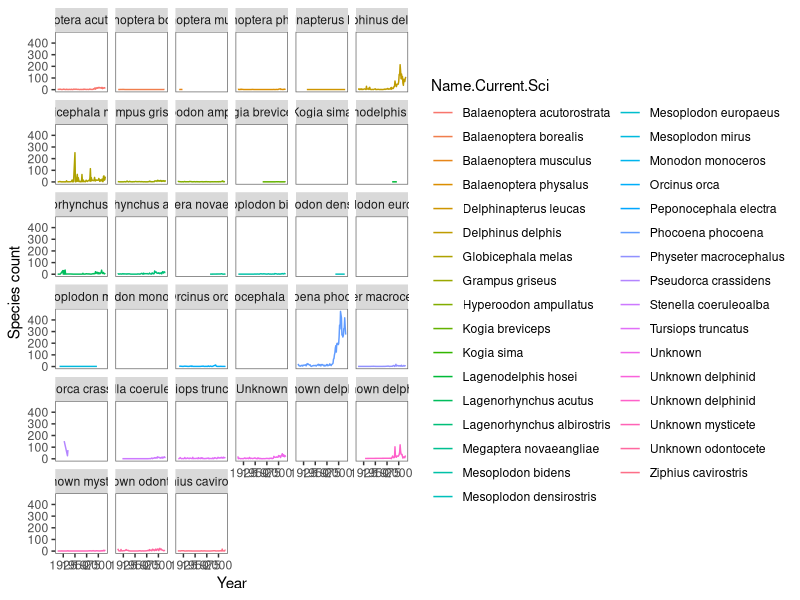
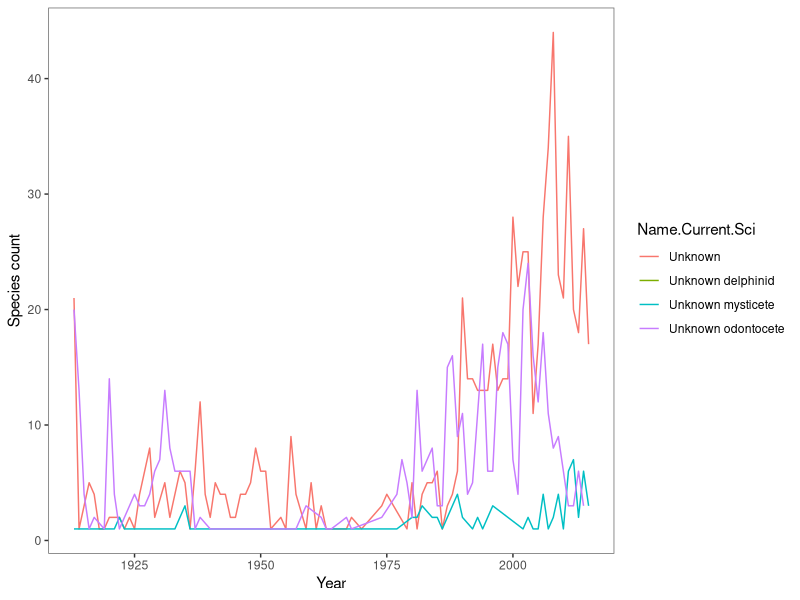
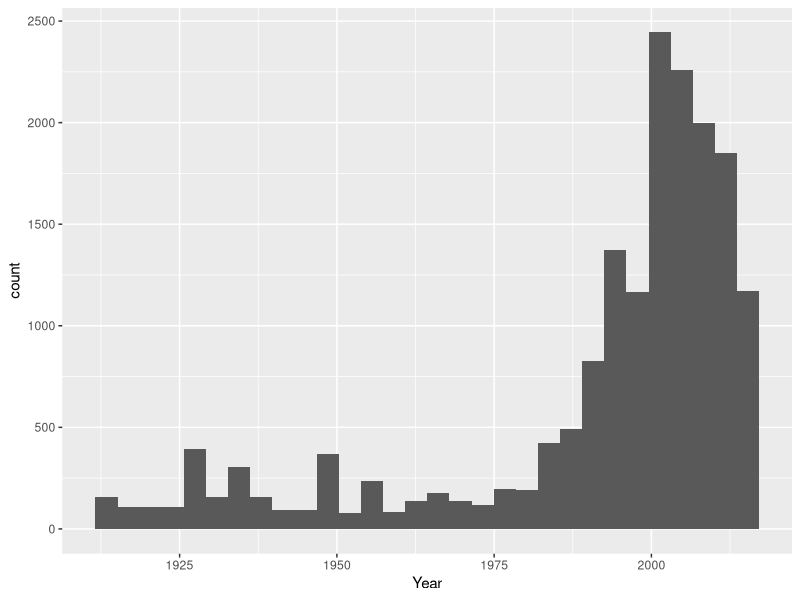
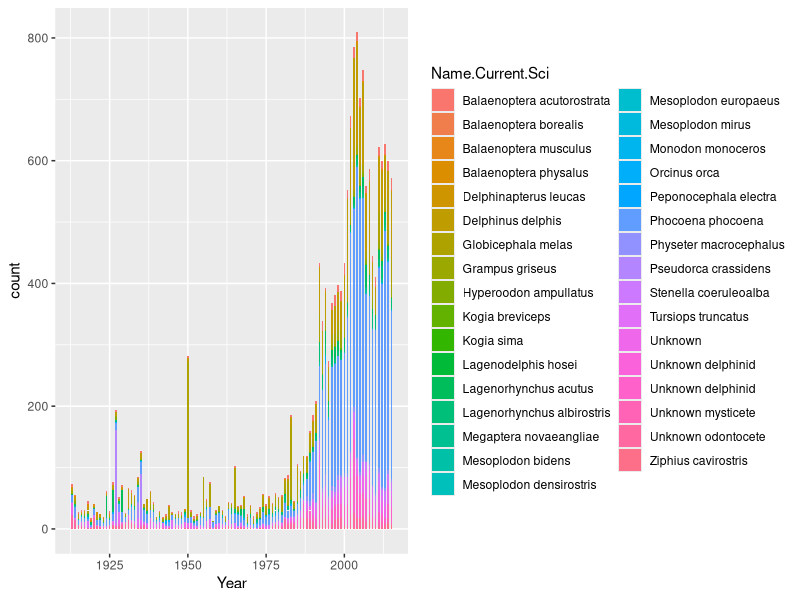
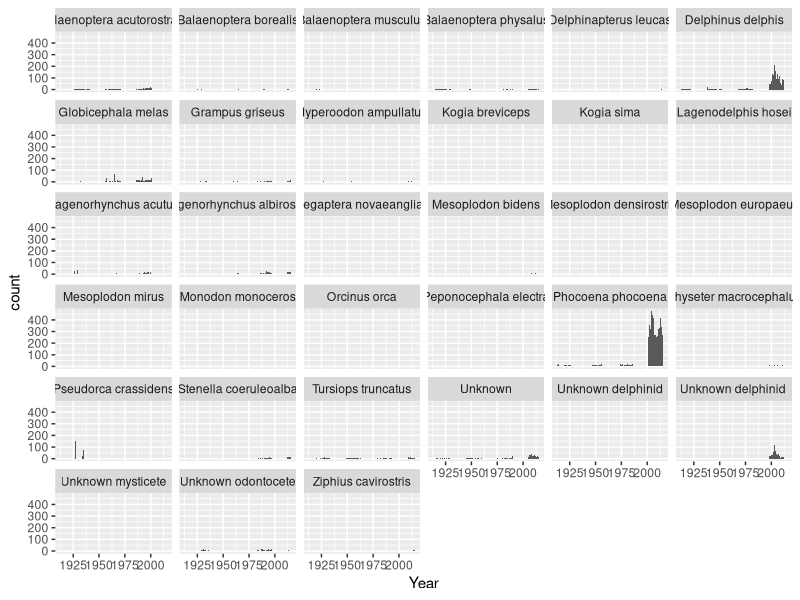
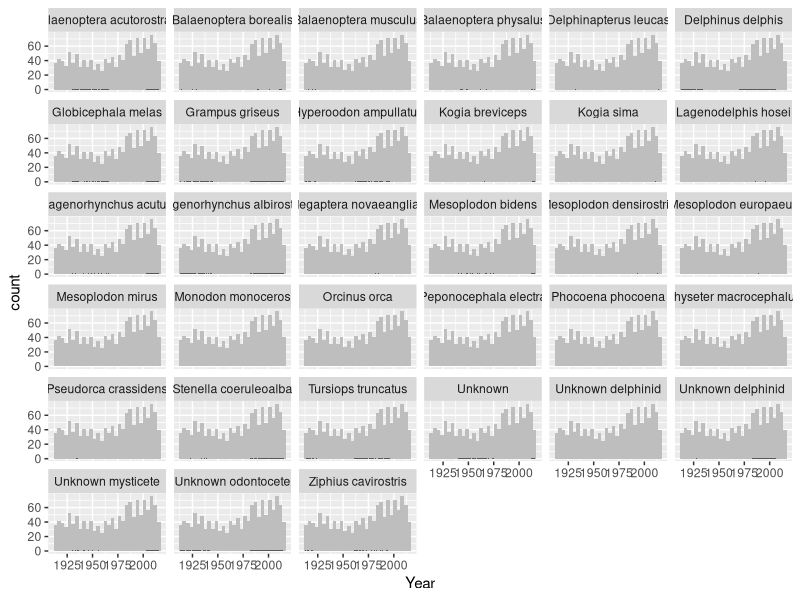
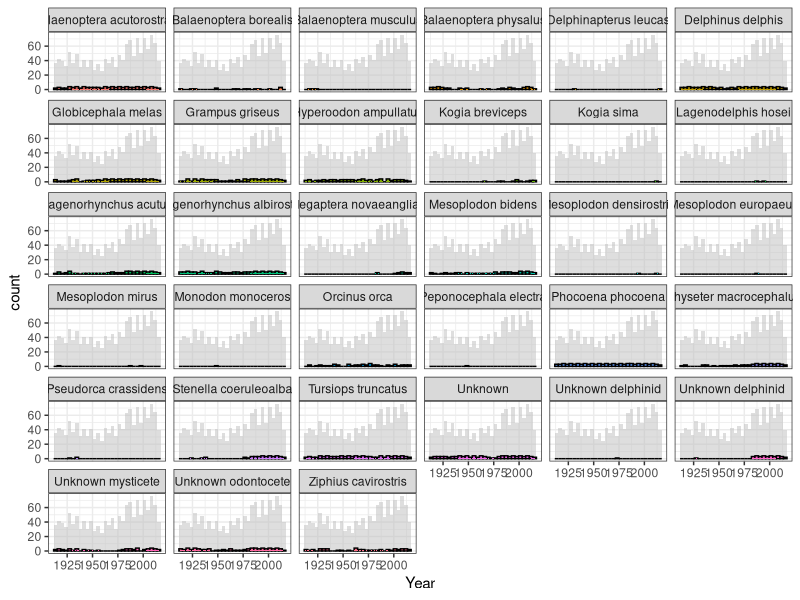

These charts were generated, in order, by the following R code: (Note: this script raises an error after producing the figures.)

#This code is looking at some species plots - still messy 
#Splitting data into years and species and then attempting to look at mysticetes seperately 
#Messy variable names - need to clean 

library(dplyr)
library(tidyverse)
library(ggplot2)
library(reshape) 


data <- read.csv("cleandatesnames.csv")
data$X.1 <- NULL
data$X <- NULL

#Getting rid of the extra X1 column - not sure where this comes from 
cleaneddata <- select(data, S.W.No., Name.Current.Sci, Name.Common, Latitude, Longitude, County, Year, Date) 
levels(cleaneddata$Name.Current.Sci)

#write.csv(cleaneddata, file = "cleaneddata.csv")

#Having a look at how many of each species 
select(cleaneddata, Name.Current.Sci)
#'Species' just looking at Name.Current.Sci
species <- dplyr::count(cleaneddata, Name.Current.Sci)
#'Speciesyearcount' cleaned data: a count of current scientific name and year 
speciesyearcount <- dplyr::count(cleaneddata, Name.Current.Sci, Year) %>%
  na.omit()

species_lat <- dplyr::count(cleaneddata, Name.Current.Sci, Latitude)


View(species)
#This is just species and the year - no counting or sorting 
speciesyear <- select(cleaneddata, Year, Name.Current.Sci) %>%
  na.omit()


#Geom_line of all species for every year 
ggplot(data = speciesyearcount, aes(x = Year, y = n, colour= Name.Current.Sci))+
  theme(panel.background = element_blank(), panel.border = element_rect(colour = "grey40", fill = NA)) +
  labs(x = "Year", y = "Species count") +
  geom_line() +
  scale_fill_manual(values=c("deeppink", "steelblue"), guide=FALSE) + 
  facet_wrap(~ Name.Current.Sci)

#The unknowns 

unknowns <- speciesyearcount %>%
  filter(Name.Current.Sci %in% c("Unknown", "Unknown delphinid", "Unknown mysticete", 
                                 "Unknown odontocete"))


#Selecting out species with identities from unknowns 
Species_ident <- speciesyearcount[ !(speciesyearcount$Name.Current.Sci %in% unknowns$Name.Current.Sci), ]



#Geom_line of all species for every year 
#Can plot unknowns using "unknowns" 
ggplot(data = unknowns, aes(x = Year, y = n, colour= Name.Current.Sci))+
  theme(panel.background = element_blank(), panel.border = element_rect(colour = "grey40", fill = NA)) +
  labs(x = "Year", y = "Species count") +
  geom_line() +
  scale_fill_manual(values=c("deeppink", "steelblue"), guide=FALSE)




#Plot of all species - ugly histogram 
library(ggplot2)
ggplot(speciesyear, aes(x = Year)) +
  geom_histogram()

#Seperate species 
ggplot(speciesyear, aes(x = Year, fill = Name.Current.Sci)) +
  geom_histogram(binwidth = 0.5)

#All species histograms seperated with better bin widths 
ggplot(speciesyear, aes(x = Year)) +
  geom_histogram(binwidth = 0.5) +
  facet_wrap(~ Name.Current.Sci)

View(speciesyear)


#Looking at species by year - a count of each species per year
speciesbyyear <- aggregate(n ~ Name.Current.Sci, speciesyearcount, sum) %>%
  na.omit()

View(speciesbyyear)
#Arranging species by year by count 
speciesbyyear <- speciesyearcount %>%
  group_by(n, Year, Name.Current.Sci) %>%
  arrange(Year)


#Can't get this to work
#Showing each species with the full dataset in the background 
#Need to change the - 5 
d <- speciesbyyear      
d_bg <- d[, -1] 

ggplot(d, aes(x = Year)) +
  geom_histogram(data = d_bg, fill = "grey") +
  geom_histogram(binwidth = 0.5) +
  facet_wrap(~ Name.Current.Sci) 

#....
#Changing the aesthetics 
ggplot(d, aes(x = Year, fill = Name.Current.Sci)) +
  geom_histogram(data = d_bg, fill = "grey", alpha = .5) +
  geom_histogram(colour = "black") +
  geom_histogram(binwidth = 0.5) +
  facet_wrap(~ Name.Current.Sci) +
  guides(fill = FALSE) +  # to remove the legend
  theme_bw()              # for clean look overall



#Not sure why this isn't working...trying to plot all species with the total in the background 
a <- speciesyearcount         
a_bg <- a[, -5] 

ggplot(a, aes(x = Year, y = n, colour = Name.Current.Sci)) +
  geom_point(data = a_bg, colour = "grey", alpha = .2) +
  geom_point() + 
  facet_wrap(~ Species) +
  guides(colour = FALSE) +
  theme_bw()


#Plotting just two species together with seperate colours for both
#Need to change the scale on the X axis 

ggplot(sortedodonts, aes(x = Year, y = n, color = Name.Current.Sci)) +
  geom_point(data = , colour = "grey") +
  labs(x = "Year", y = "Count") +
  geom_point() +
  theme(panel.background = element_blank(), panel.border = element_rect(colour = "grey40", fill = NA))


#Splitting out baleen whales - must be a better way to use filter....
bphysalus <- filter(speciesyear, Name.Current.Sci ==  "Balaenoptera physalus") 
bactorostrata <- filter(speciesyear, Name.Current.Sci ==  "Balaenoptera acutorostrata") 
bborealis <- filter(speciesyear, Name.Current.Sci ==  "Balaenoptera borealis")
bmusculus <- filter(speciesyear, Name.Current.Sci ==  "Balaenoptera musculus") 
unmysticete <- filter(speciesyear, Name.Current.Sci ==  "Unknown mysticete") 
mnovaeangliae <- filter(speciesyear, Name.Current.Sci == "Megaptera novaeangliae") 



combinedmysticetes <- rbind(bphysalus, bactorostrata, bborealis, bmusculus, unmysticete, unbalaenopterid, mysticete, mnovaeangliae) 
#Putting year in ascending order 
sortedmysticetes <- arrange(combinedmysticetes,(Year))
#counting up each year - total mysts, not species specific 
sortmystcount <- count(sortedmysticetes, Year)
#Saving mysticete data to a file - this is each species occurance per year 
write.csv(sortedmysticetes, file = "mysticetes_by_year.csv")

#Selecting out odontocetes (did speciesyear (all species) - mysticetes data)
odontocetes <- speciesyear[ !(speciesyear$Name.Current.Sci %in% sortedmysticetes$Name.Current.Sci), ]
View(odontocetes)

#Ordering and combining species by year - to arrange in descending order put "desc" before the year 
sortedodonts <- arrange(odontocetes,(Year))
#Counting up each year 
sortodontscount <- count(odontocetes, Year)


#Plotting the mysticetes - really ugly 
ggplot(sortmystcount, aes(x = Year, y = n)) +
  geom_point(data = , colour = "grey") +
  labs(x = "Year", y = "Count") +
  geom_line()
  theme(panel.background = element_blank(), panel.border = element_rect(colour = "grey40", fill = NA))


#All strandings plot 
  ggplot(speciesyear, aes(x = Year)) +
    stat_count(width = 0.5)
  
#Total strandings per year 
strandings_year <- count(cleaneddata, Year)
  
  
  
#Mysticete plots - why does stat count work?
ggplot(sortedmysticetes, aes(x = Year)) +
  stat_count(width = 0.5) +
  facet_wrap(~ Name.Current.Sci)


#Odontocetes plot 
ggplot(sortedodonts, aes(x = Year)) +
  stat_count(width = 0.5) +
  facet_wrap(~ Name.Current.Sci)

library(ggplot2)


#Plotting all mysticetes, odontocetes and all strandings 
ggplot(speciesyear, aes(x = Year, binwidth = 0.5)) +
  geom_histogram(data = speciesyear, fill = "black", binwidth = 0.5) +
  geom_histogram(data = sortedodonts, fill = "white", alpha = 0.5, binwidth = 0.5) + 
  geom_histogram(data = sortedmysticetes, fill = "red", binwidth = 0.5, alpha = 1) 

colors()
#Don't think this worked 
bind_cols(sortodontscount, sortmystcount) 

write.csv(mysticetes, file = "Mysticetes.csv")

#Seperate species plots

cleaneddata <- read.csv("cleandatesnames.csv")

species_plots <- cleaneddata %>%
  filter(Name.Current.Sci %in% c("Delphinus delphis", "Physeter macrocephalus", 
                                 "Tursiops truncatus", "Balaenoptera acutorostrata"))


species_plots <- species_plots %>%
  select(Name.Current.Sci, Year) %>%
  rename(Species = Name.Current.Sci)
  

bb <- ggplot(species_plots, aes(x = Year, fill = Species)) +
  stat_count(width = 0.5) +
  facet_wrap(~ Species) +
  theme_bw()
